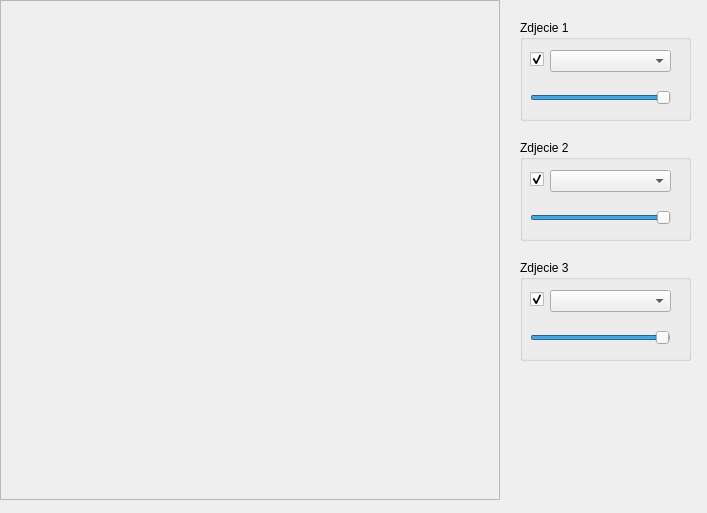
<?xml version="1.0" encoding="UTF-8"?>
<ui version="4.0">
 <class>Ekran</class>
 <widget class="QWidget" name="Ekran">
  <property name="geometry">
   <rect>
    <x>0</x>
    <y>0</y>
    <width>707</width>
    <height>513</height>
   </rect>
  </property>
  <property name="windowTitle">
   <string>Grafika zadania</string>
  </property>
  <widget class="QFrame" name="frame">
   <property name="geometry">
    <rect>
     <x>0</x>
     <y>0</y>
     <width>500</width>
     <height>500</height>
    </rect>
   </property>
   <property name="frameShape">
    <enum>QFrame::StyledPanel</enum>
   </property>
   <property name="frameShadow">
    <enum>QFrame::Raised</enum>
   </property>
  </widget>
  <widget class="QGroupBox" name="groupBox_3">
   <property name="geometry">
    <rect>
     <x>520</x>
     <y>260</y>
     <width>171</width>
     <height>101</height>
    </rect>
   </property>
   <property name="title">
    <string>Zdjecie 3</string>
   </property>
   <widget class="QComboBox" name="comboBox_3">
    <property name="geometry">
     <rect>
      <x>30</x>
      <y>30</y>
      <width>121</width>
      <height>22</height>
     </rect>
    </property>
   </widget>
   <widget class="QSlider" name="horizontalSlider_3">
    <property name="geometry">
     <rect>
      <x>10</x>
      <y>70</y>
      <width>141</width>
      <height>16</height>
     </rect>
    </property>
    <property name="maximum">
     <number>100</number>
    </property>
    <property name="value">
     <number>99</number>
    </property>
    <property name="orientation">
     <enum>Qt::Horizontal</enum>
    </property>
   </widget>
   <widget class="QCheckBox" name="checkBox_3">
    <property name="geometry">
     <rect>
      <x>10</x>
      <y>30</y>
      <width>21</width>
      <height>19</height>
     </rect>
    </property>
    <property name="text">
     <string/>
    </property>
    <property name="checked">
     <bool>true</bool>
    </property>
    <property name="tristate">
     <bool>false</bool>
    </property>
   </widget>
  </widget>
  <widget class="QGroupBox" name="groupBox">
   <property name="geometry">
    <rect>
     <x>520</x>
     <y>20</y>
     <width>171</width>
     <height>101</height>
    </rect>
   </property>
   <property name="title">
    <string>Zdjecie 1</string>
   </property>
   <widget class="QComboBox" name="comboBox">
    <property name="geometry">
     <rect>
      <x>30</x>
      <y>30</y>
      <width>121</width>
      <height>22</height>
     </rect>
    </property>
   </widget>
   <widget class="QSlider" name="horizontalSlider">
    <property name="geometry">
     <rect>
      <x>10</x>
      <y>70</y>
      <width>141</width>
      <height>16</height>
     </rect>
    </property>
    <property name="maximum">
     <number>100</number>
    </property>
    <property name="value">
     <number>100</number>
    </property>
    <property name="orientation">
     <enum>Qt::Horizontal</enum>
    </property>
   </widget>
   <widget class="QCheckBox" name="checkBox">
    <property name="geometry">
     <rect>
      <x>10</x>
      <y>30</y>
      <width>21</width>
      <height>19</height>
     </rect>
    </property>
    <property name="text">
     <string/>
    </property>
    <property name="checked">
     <bool>true</bool>
    </property>
    <property name="tristate">
     <bool>false</bool>
    </property>
   </widget>
  </widget>
  <widget class="QGroupBox" name="groupBox_2">
   <property name="geometry">
    <rect>
     <x>520</x>
     <y>140</y>
     <width>171</width>
     <height>101</height>
    </rect>
   </property>
   <property name="title">
    <string>Zdjecie 2</string>
   </property>
   <widget class="QComboBox" name="comboBox_2">
    <property name="geometry">
     <rect>
      <x>30</x>
      <y>30</y>
      <width>121</width>
      <height>22</height>
     </rect>
    </property>
   </widget>
   <widget class="QSlider" name="horizontalSlider_2">
    <property name="geometry">
     <rect>
      <x>10</x>
      <y>70</y>
      <width>141</width>
      <height>16</height>
     </rect>
    </property>
    <property name="maximum">
     <number>100</number>
    </property>
    <property name="value">
     <number>100</number>
    </property>
    <property name="orientation">
     <enum>Qt::Horizontal</enum>
    </property>
   </widget>
   <widget class="QCheckBox" name="checkBox_2">
    <property name="geometry">
     <rect>
      <x>10</x>
      <y>30</y>
      <width>21</width>
      <height>19</height>
     </rect>
    </property>
    <property name="text">
     <string/>
    </property>
    <property name="checked">
     <bool>true</bool>
    </property>
    <property name="tristate">
     <bool>false</bool>
    </property>
   </widget>
  </widget>
 </widget>
 <resources/>
 <connections/>
</ui>
